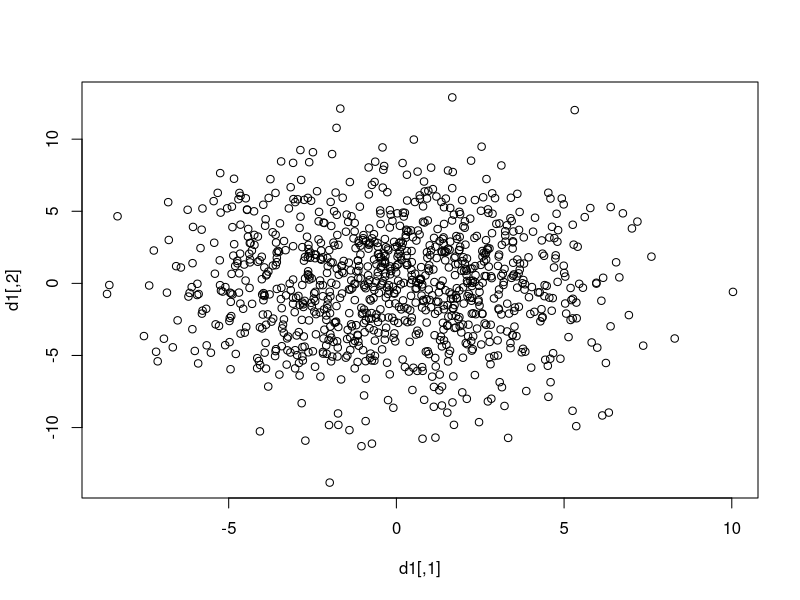
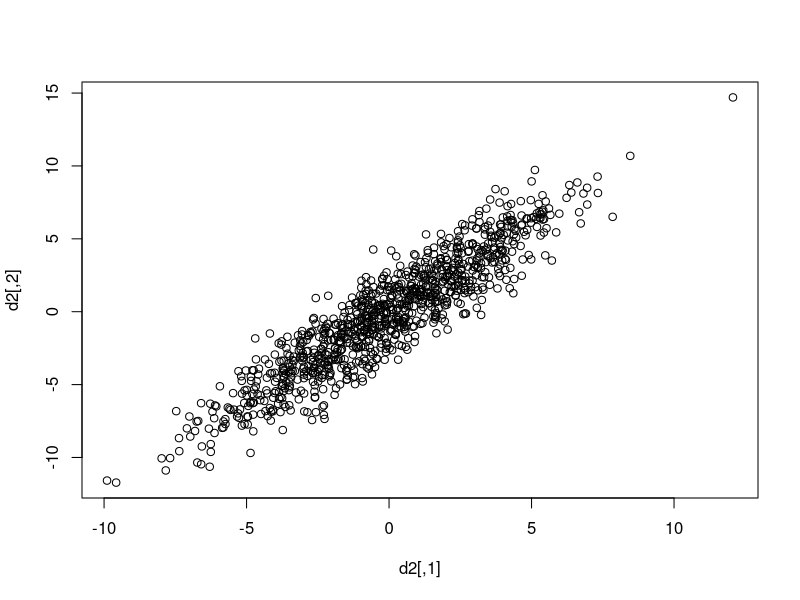

Source code (R) for these figures, in order:
## ---- chunk 1
knitr::opts_chunk$set(echo = TRUE)
## ---- chunk 2
library(MASS)
## ---- chunk 3
mu1 <- c(0,0)
sigma1 <- matrix(c(9,0,0,16), ncol = 2)

d1 <- mvrnorm(n=1000, mu=mu1, Sigma = sigma1)

head(d1)
plot(d1)
## ---- chunk 4
sigma2 <- matrix(c(9,11,11,16), ncol = 2)

d2 <- mvrnorm(n=1000, mu=mu1, Sigma = sigma2)


plot(d2)
## ---- chunk 5
sigma3 <- matrix(c(1,-2,0,-2,5,0,0,0,2), ncol = 3)
sigma3
## ---- chunk 6
eigen(sigma3)
## ---- chunk 7
sigma4 <- diag(c(3,4,20,43,10))
sigma4
## ---- chunk 8
eigen(sigma4)
## ---- chunk 9
sigma5 <- matrix(c(rep(0.8,16)), ncol = 4)
sigma5
## ---- chunk 10
diag(sigma5) <- rep(1,4)
sigma5
## ---- chunk 11
eigen(sigma5)
